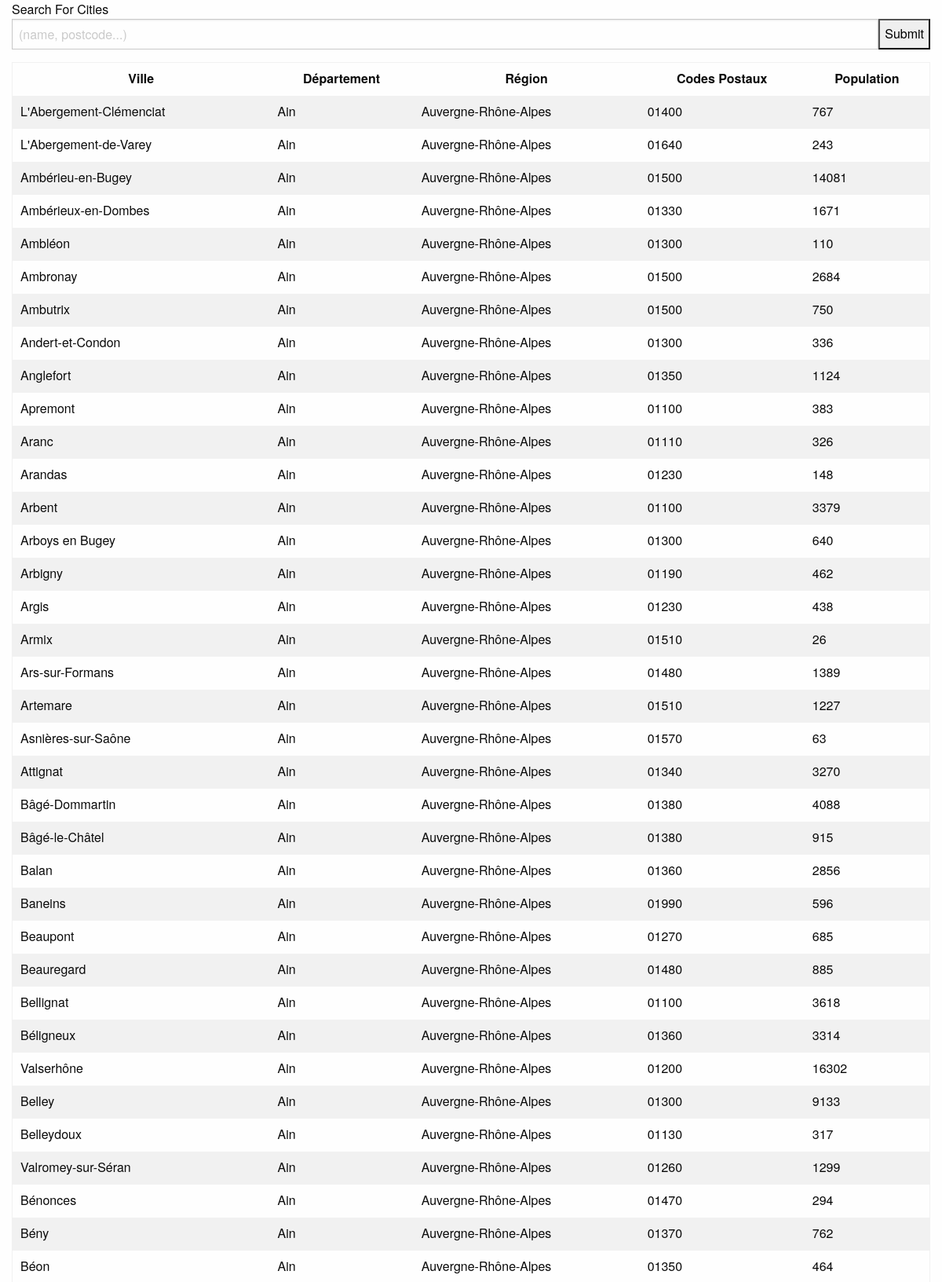
Page /api/ (upper part) on the committed database.
### api/models.py (models this page shows)
class City(models.Model):
    name = models.CharField(max_length=64)
    code = models.CharField(max_length=8, unique=True)
    population = models.IntegerField()
    postcodes = models.CharField(max_length=64)
    department = models.ForeignKey(Department, on_delete=models.CASCADE)
    region = models.ForeignKey(Region, on_delete=models.CASCADE)

class Department(models.Model):
    name = models.CharField(max_length=64)
    code = models.CharField(max_length=8, unique=True)
    region = models.ForeignKey(Region, on_delete=models.CASCADE)

class Region(models.Model):
    name = models.CharField(max_length=64)
    code = models.CharField(max_length=8, unique=True)

### api/views.py (the view)
# urls.py: path('', views.index),
def index(request):
    searched = request.GET.get('search', '')
    cities = City.objects.filter(Q(name__icontains=searched) | Q(postcodes__icontains=searched))
    page = request.GET.get('page', 1)
    paginator = Paginator(cities, 100)
    page_range = 10
    try:
        cities = paginator.page(page)
        page_range = range(max(int(page) - 5, 2), min(int(page) + 5, int(cities.paginator.num_pages) - 1))
    except PageNotAnInteger:
        cities = paginator.page(1)
    except EmptyPage:
        cities = paginator.page(paginator.num_pages)
    return render(request, 'index.html', {'cities': cities, 'searched': searched, 'page_range': page_range})

### api/templates/index.html (shortened to what this page needs)
<!doctype html>
<html class="no-js" lang="en">
    <head>
        <link rel="stylesheet" href="https://cdn.jsdelivr.net/npm/foundation-sites@6.6.3/dist/css/foundation.min.css"
>
    </head>
    <body>
        <div  class="grid-container"> Search For Cities</div>
        <form action="" method="get">
            <div class="grid-container">
                <div class="input-group">
                    <input class="input-group-field" type="text" name="search" value="{{ searched }}" placeholder="(name, postcode...)">
                    <div class="input-group-button">
                        <input type="submit" value="Submit">
                    </div>
                </div>
            </div>
        </form>
        <div class="grid-container">
            <table class="hover">
                <tr>
                    <th>Ville</th>
                    <th>Département</th>
                    <th>Région</th>
                    <th>Codes Postaux</th>
                    <th>Population</th>
                </tr>
                {% for city in cities %}
                <tr {% if city.population > 100000 %}  style="color: green"{% endif %}>
                    <td>
                        {{ city.name }}
                    </td>
                    <td>
                        {% if city.department %}
                        {{ city.department.name|default:"" }}
                        {% endif %}
                    </td>
                    <td>
                        {% if city.region %}
                        {{ city.region.name|default:"" }}
                        {% endif %}
                    </td>
                    <td>
                        {{ city.postcodes }}
                    </td>
                    <td>
                        {{ city.population|default:"" }}
                    </td>
                </tr>
                {% endfor %}
            </table>
        </div>
    </body>
</html>

### rows in the picture
City: name "L'Abergement-Clémenciat", department.name "Ain", region.name "Auvergne-Rhône-Alpes", postcodes "01400", population "767"
City: name "L'Abergement-de-Varey", department.name "Ain", region.name "Auvergne-Rhône-Alpes", postcodes "01640", population "243"
City: name "Ambérieu-en-Bugey", department.name "Ain", region.name "Auvergne-Rhône-Alpes", postcodes "01500", population "14081"
City: name "Ambérieux-en-Dombes", department.name "Ain", region.name "Auvergne-Rhône-Alpes", postcodes "01330", population "1671"
City: name "Ambléon", department.name "Ain", region.name "Auvergne-Rhône-Alpes", postcodes "01300", population "110"
City: name "Ambronay", department.name "Ain", region.name "Auvergne-Rhône-Alpes", postcodes "01500", population "2684"
City: name "Ambutrix", department.name "Ain", region.name "Auvergne-Rhône-Alpes", postcodes "01500", population "750"
City: name "Andert-et-Condon", department.name "Ain", region.name "Auvergne-Rhône-Alpes", postcodes "01300", population "336"
City: name "Anglefort", department.name "Ain", region.name "Auvergne-Rhône-Alpes", postcodes "01350", population "1124"
City: name "Apremont", department.name "Ain", region.name "Auvergne-Rhône-Alpes", postcodes "01100", population "383"
City: name "Aranc", department.name "Ain", region.name "Auvergne-Rhône-Alpes", postcodes "01110", population "326"
City: name "Arandas", department.name "Ain", region.name "Auvergne-Rhône-Alpes", postcodes "01230", population "148"
City: name "Arbent", department.name "Ain", region.name "Auvergne-Rhône-Alpes", postcodes "01100", population "3379"
City: name "Arboys en Bugey", department.name "Ain", region.name "Auvergne-Rhône-Alpes", postcodes "01300", population "640"
City: name "Arbigny", department.name "Ain", region.name "Auvergne-Rhône-Alpes", postcodes "01190", population "462"
City: name "Argis", department.name "Ain", region.name "Auvergne-Rhône-Alpes", postcodes "01230", population "438"
City: name "Armix", department.name "Ain", region.name "Auvergne-Rhône-Alpes", postcodes "01510", population "26"
City: name "Ars-sur-Formans", department.name "Ain", region.name "Auvergne-Rhône-Alpes", postcodes "01480", population "1389"
City: name "Artemare", department.name "Ain", region.name "Auvergne-Rhône-Alpes", postcodes "01510", population "1227"
City: name "Asnières-sur-Saône", department.name "Ain", region.name "Auvergne-Rhône-Alpes", postcodes "01570", population "63"
City: name "Attignat", department.name "Ain", region.name "Auvergne-Rhône-Alpes", postcodes "01340", population "3270"
City: name "Bâgé-Dommartin", department.name "Ain", region.name "Auvergne-Rhône-Alpes", postcodes "01380", population "4088"
City: name "Bâgé-le-Châtel", department.name "Ain", region.name "Auvergne-Rhône-Alpes", postcodes "01380", population "915"
City: name "Balan", department.name "Ain", region.name "Auvergne-Rhône-Alpes", postcodes "01360", population "2856"
City: name "Baneins", department.name "Ain", region.name "Auvergne-Rhône-Alpes", postcodes "01990", population "596"
City: name "Beaupont", department.name "Ain", region.name "Auvergne-Rhône-Alpes", postcodes "01270", population "685"
City: name "Beauregard", department.name "Ain", region.name "Auvergne-Rhône-Alpes", postcodes "01480", population "885"
City: name "Bellignat", department.name "Ain", region.name "Auvergne-Rhône-Alpes", postcodes "01100", population "3618"
City: name "Béligneux", department.name "Ain", region.name "Auvergne-Rhône-Alpes", postcodes "01360", population "3314"
City: name "Valserhône", department.name "Ain", region.name "Auvergne-Rhône-Alpes", postcodes "01200", population "16302"
City: name "Belley", department.name "Ain", region.name "Auvergne-Rhône-Alpes", postcodes "01300", population "9133"
City: name "Belleydoux", department.name "Ain", region.name "Auvergne-Rhône-Alpes", postcodes "01130", population "317"
City: name "Valromey-sur-Séran", department.name "Ain", region.name "Auvergne-Rhône-Alpes", postcodes "01260", population "1299"
City: name "Bénonces", department.name "Ain", region.name "Auvergne-Rhône-Alpes", postcodes "01470", population "294"
City: name "Bény", department.name "Ain", region.name "Auvergne-Rhône-Alpes", postcodes "01370", population "762"
City: name "Béon", department.name "Ain", region.name "Auvergne-Rhône-Alpes", postcodes "01350", population "464"
